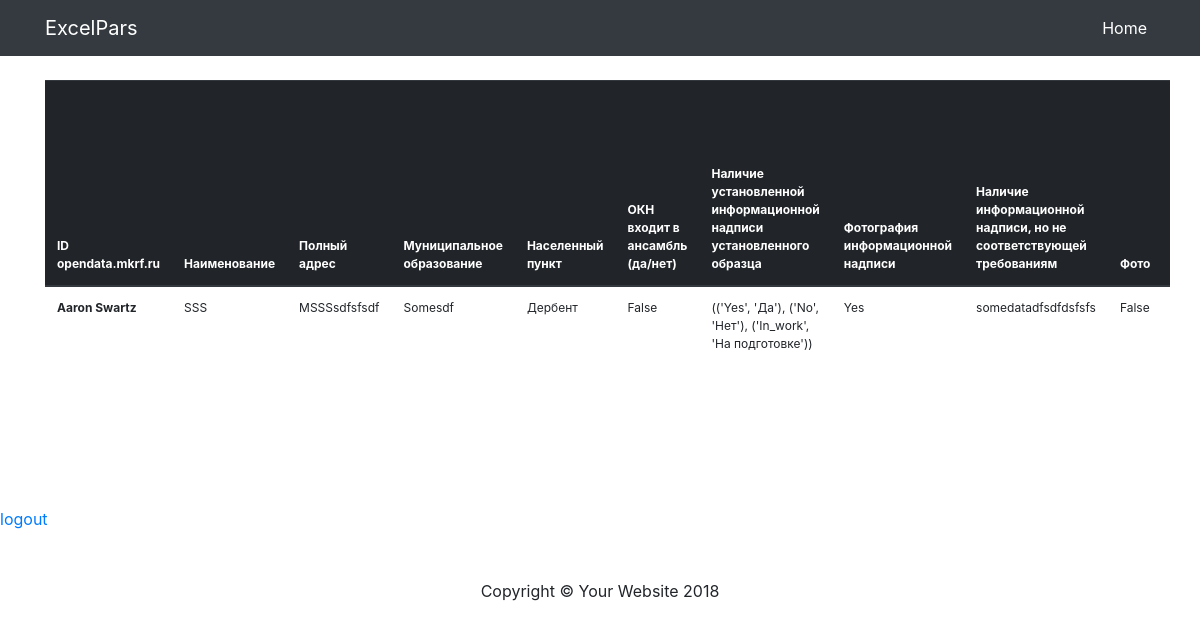
/dashboard/panel/ (signed in), run on an earlier commit of the app's database.
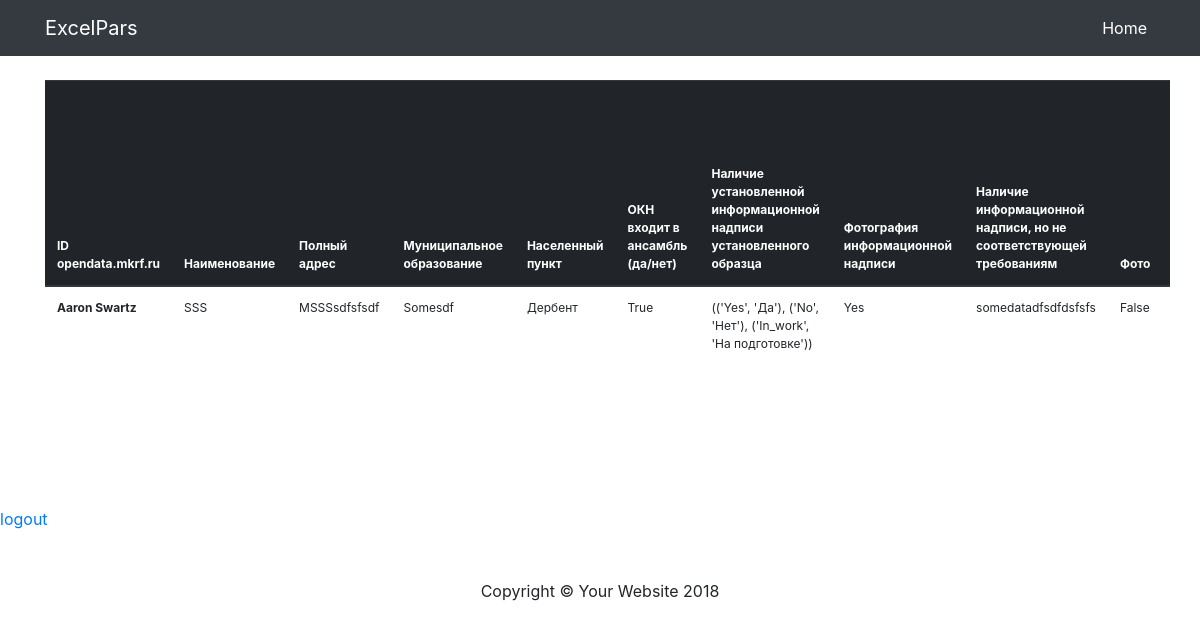
And on a later commit of the database.
### dashboard/models.py (models this page shows, shortened)
class ObjectInfo(models.Model):
    id_openData = models.CharField(
        max_length=200,
        verbose_name='ID opendata.mkrf.ru')
    nativeName = models.CharField(
        max_length=200,
        verbose_name='Наименование'
    )
    fullAddress = models.TextField(
        verbose_name='Полный адрес'
    )
    municipality = models.ForeignKey(
        'Municipality',
        on_delete=models.CASCADE,
        verbose_name='Муниципальное образование'
    )
    locality = models.ForeignKey(
        'Locality',
        on_delete=models.CASCADE,
        verbose_name='Населенный пункт'
    )
    OKN_in_ensemble = models.BooleanField(
        verbose_name='ОКН входит в ансамбль (да/нет)'
    )
    YES = 'Yes'
    NO = 'No'
    IN_WORK = 'In_work'
    information_CHOICES = (
        (YES, 'Да'),
        (NO, 'Нет'),
        (IN_WORK, 'На подготовке')
    )
    information_sign = models.CharField(
        choices=information_CHOICES,
        max_length=5,
        verbose_name='Наличие уcтановленной информационной надписи установленного образца'
    )
    information_sign_photo = models.CharField(
        max_length=200,
        verbose_name='Фотография информационной надписи'
    )
    information_sign_conformity = models.BooleanField(
        verbose_name='Наличие информационной надписи, но не соответствующей требованиям'
    )
    photo = models.CharField(
        max_length=200,
        verbose_name='Фото'
    )
    url = models.CharField(
        max_length=200,
        verbose_name='URL адрес'
    )
    description = models.TextField(
        verbose_name='Описание'
    )
    affiliation_U = models.BooleanField(
        verbose_name='Принадлежность к ЮНЭСКО'
    )
    esp_valuable_object = models.BooleanField(
        verbose_name='Особо ценный объект'
    )
    requisites_and_title = models.TextField(
        verbose_name=' Реквизиты и наименование акта органа государственной власти о постановке на государственную охрану объекта культурного наследия'
    )
    owner = models.CharField(
        max_length=200,
        verbose_name='Собственник'
    )
    management = models.CharField(
        max_length=200,
        verbose_name='Под чьим управлением'
    )
    owner_contacts = models.TextField(
        verbose_name='Контактные данные собственника ОКН'
    )
    has_security_obligation = models.CharField(
        choices=information_CHOICES,
        max_length=5,
        verbose_name='Наличие охранного обязательства ОКН'
    )
    has_passport_OKN = models.CharField(
        choices=information_CHOICES,
        max_length=5,
        verbose_name='Наличие паспорта ОКН'
    )
    actual_address = models.TextField(
        verbose_name='Актуальный адрес'
    )
    gen_species_appearance = models.ForeignKey(
        'Species',
        on_delete=models.CASCADE,
        verbose_name='Общая видовая принадлежность'
    )
    has_docs_boundaries = models.BooleanField(
        verbose_name='Наличие документов о границах территории ОКН'
    )
    req_of_approval = models.TextField(
        verbose_name='Реквизиты об утверждении границ территории'
    )
    has_docs_of_aprroval = models.BooleanField(
        verbose_name='Наличие документов об утвержденых зонах охраны'
    )
    document_on_approved_security = models.TextField(
        verbose_name='Документ об утвержденых зонах охраны'
    )
    has_rights = models.BooleanField(
        verbose_name='Наличие зарегистрированных прав/обременений'
    )
    date = models.DateField(
        verbose_name='Дата'
    )

class Municipality(models.Model):
    name = models.CharField(
        max_length=200,
        verbose_name='Муниципальное образование'
    )
    def __str__(self):
        return self.name

class Locality(models.Model):
    name = models.CharField(
        verbose_name='Населенный пункт',
        max_length=200
    )
    def __str__(self):
        return self.name

### dashboard/views.py (the view)
@login_required
def panel(request):
    data = ObjectInfo.objects.all()
    form = ObjectInfoForm()
    return render(request, 'dashboard/panel.html', {'data': data, 'form': form})

### dashboard/models.py (called while the page is built)
    def __str__(self):
        return self.name

### templates/dashboard/panel.html (shortened to what this page needs)
{% extends 'base.html' %}
{% block content %}
<div class="container">
    <br>
    <div class="row" style="overflow: scroll">
        <div class="col-12">
            <table class="table" style="font-size:12px">
              <thead class="thead-dark">
                <tr>
                  <th scope="col">ID opendata.mkrf.ru</th>
                  <th scope="col">Наименование</th>
                  <th scope="col">Полный адрес</th>
                  <th scope="col">Муниципальное образование</th>
                  <th scope="col">Населенный пункт</th>
                  <th scope="col">ОКН входит в ансамбль (да/нет)</th>
                  <th scope="col">Наличие уcтановленной информационной надписи установленного образца</th>
                  <th scope="col">Фотография информационной надписи</th>
                  <th scope="col">Наличие информационной надписи, но не соответствующей требованиям</th>
                  <th scope="col">Фото</th>
                  <th scope="col">URL адрес</th>
                </tr>
              </thead>
              <tbody>
              {% for d in data%}
                <tr>
                  <th scope="row">{{ d.id_openData }}</th>
                  <td>{{ d.nativeName }}</td>
                  <td>{{ d.fullAddress }}</td>
                  <td>{{ d.municipality }}</td>
                  <td>{{ d.locality }}</td>
                  <td>{{ d.OKN_in_ensemble }}</td>
                  <td>{{ d.information_CHOICES }}</td>
                  <td>{{ d.information_sign }}</td>
                  <td>{{ d.information_sign_photo }}</td>
                  <td>{{ d.information_sign_conformity }}</td>
                  <td>{{ d.photo }}</td>
                </tr>
              {% endfor %}
              </tbody>
            </table>
        </div>
    </div>
</div>
    <a href="{% url 'logout' %}">logout</a>
{% endblock %}

What changed in the data, as far as the page shows it:
changed ObjectInfo "Aaron Swartz": OKN_in_ensemble "False" → "True"
